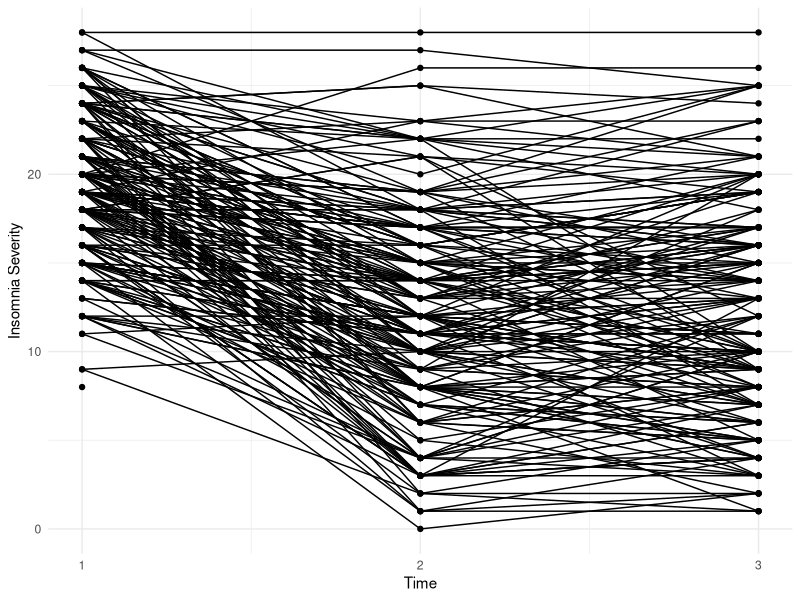

The R source for this figure:
## ---- chunk 1
knitr::opts_chunk$set(echo = TRUE, warning = FALSE)
## ---- chunk 2
library(ggplot2)
library(kableExtra)
## ---- chunk 3
mydata <- read.csv("../data/mydata.csv")
## ---- chunk 4
sel_data <- mydata[, c("record_id", "redcap_event_name", "insomina_severity")]


mydata2_wide <- reshape(sel_data,
                   timevar = "redcap_event_name",
                   idvar = "record_id",
                   direction = "wide")

psych::describe(mydata2_wide[, c(2,3,4)]) |> 
  kable(digits=2)
## ---- chunk 5
cor(mydata2_wide[, c(2,3,4)], use = "complete.obs") |> 
  kable(digits=2)
## ---- chunk 6
mydata |> 
  tidyr::pivot_longer(cols = insomina_severity:anxiety,
                      names_to = "symptom", values_to = "score") |> 
  dplyr::filter(symptom == "insomina_severity") |> 
  ggplot(aes( x = redcap_event_name, y = score, group = record_id)) +
  geom_point() + 
  geom_line() +
  labs(x = "Time", y = "Insomnia Severity") +
  scale_x_continuous(breaks = c(1,2,3)) +
  theme_minimal()
